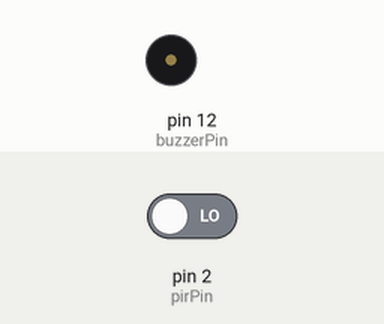
The sketch below on a simulated Arduino Uno, built with avr-gcc and run on an emulated ATmega328P. Shown: buzzer (waves = sounding, pin HIGH). The inputs (shaded band) are chosen by the test bench; at power-on: pin 2 (pirPin) LOW. What the sketch prints to the serial monitor is not drawn.

Above: at 1.2 s.
1.3 s: pin 2 (pirPin) driven HIGH
At 1.47 s:
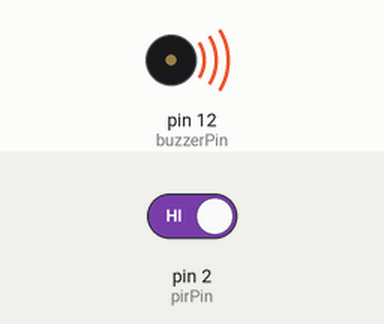
4.3 s: pin 2 (pirPin) driven LOW
At 4.9 s:
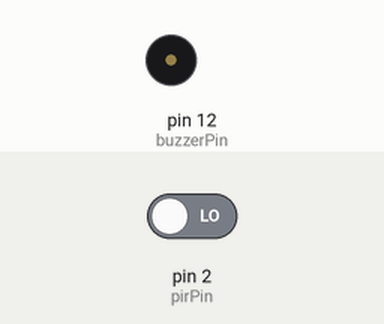
Timing chart, 0 to 7.3 s (numbered marks = the images above; inputs shaded):
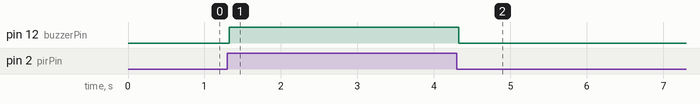

Measured:
- after the input at 1.3 s, pin 12 (buzzerPin): LOW → HIGH at once
- after the input at 4.3 s, pin 12 (buzzerPin): HIGH → LOW at once

The sketch:

pir.ino
```cpp
int pirPin = 2;
int buzzerPin = 12;
void setup()
{
Serial.begin(9600);
pinMode(pirPin, INPUT);
pinMode(buzzerPin, OUTPUT);
}
void loop()
{
int pirVal = digitalRead(pirPin);
Serial.println(pirVal);
if(pirVal == HIGH)
{ //was motion detected
Serial.println("Motion Detected");
digitalWrite(buzzerPin, HIGH);
delay(300);
digitalWrite(buzzerPin, LOW);
}


}
```
